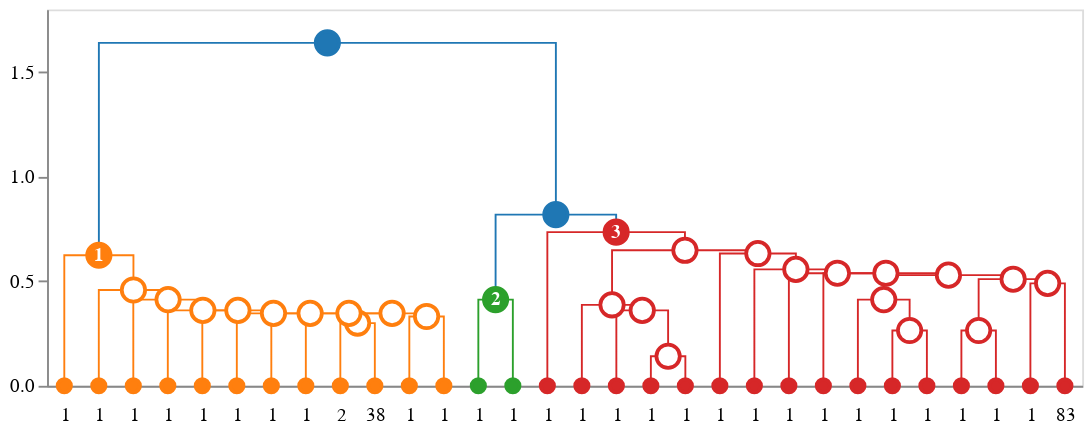

The notebook cell saved with this chart:
### Markdown cell above
## IDendro 101

### Code cell
import idendro
import scipy.cluster.hierarchy as sch
from idendro.targets.altair import to_altair

#cluster the data
linkage_matrix = sch.linkage(
    data['data'], method='single', metric='euclidean'
)
threshold = 0.8
flat_clusters = sch.fcluster(
    linkage_matrix, t=threshold, criterion='distance'
)

#wrap clustering outputs / parameters into a container
cl_data = idendro.ClusteringData(
    linkage_matrix = linkage_matrix, 
    cluster_assignments = flat_clusters
)

#pass to idendro and visualize
idd = idendro.IDendro()
idd.set_cluster_info(cl_data)
dendrogram = idd.create_dendrogram(truncate_mode='level', p=10)
to_altair(dendrogram=dendrogram, height=200, width=550)
